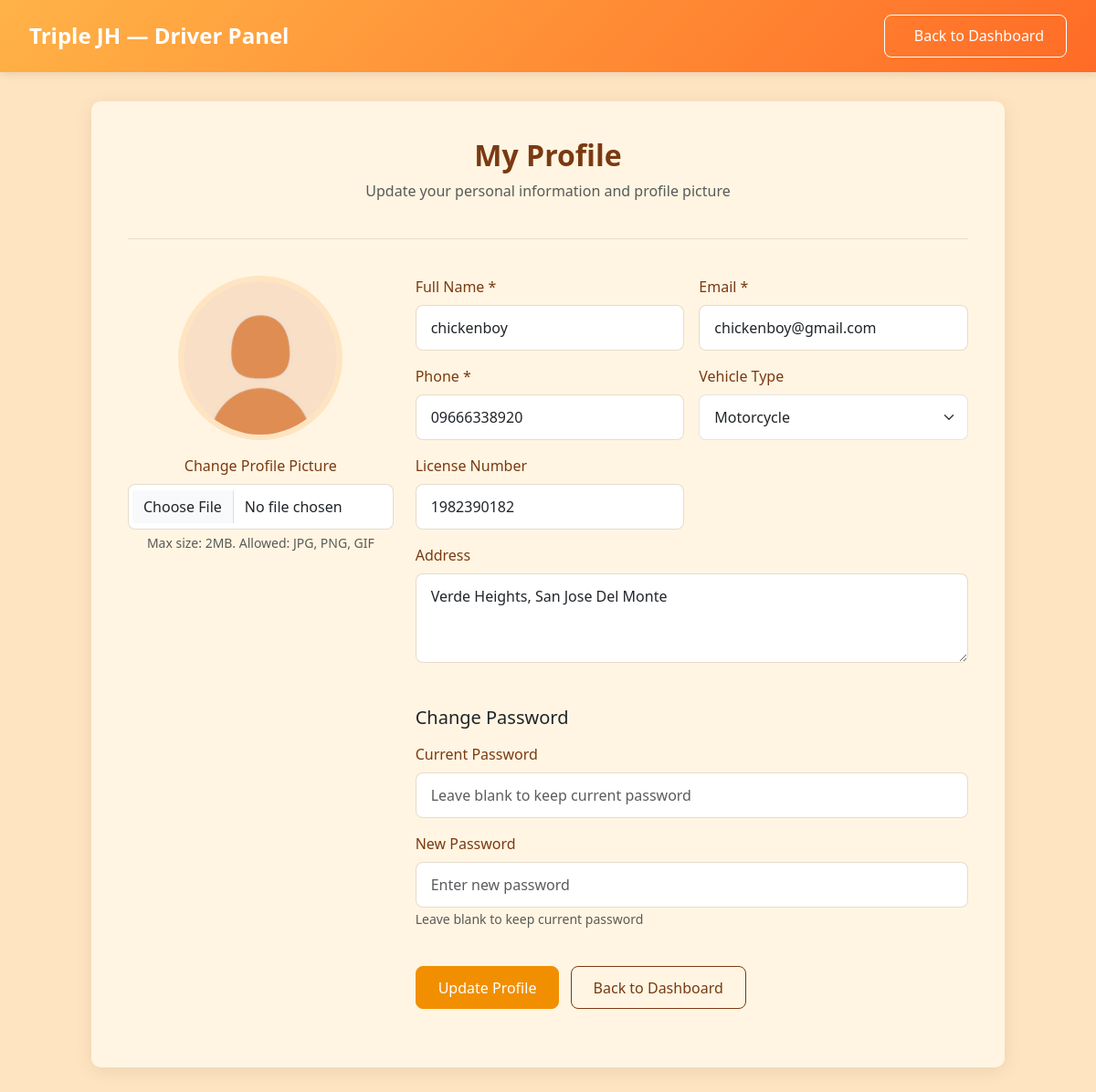
The app's page /drivers/driver_profile.php (signed in) with its own data.
### tables this page shows
CREATE TABLE `drivers` (
  `id` int(11) NOT NULL,
  `driver_code` varchar(50) NOT NULL,
  `name` varchar(100) NOT NULL,
  `email` varchar(150) NOT NULL,
  `phone` varchar(30) NOT NULL,
  `password` varchar(255) NOT NULL,
  `profile_picture` varchar(255) DEFAULT 'img/profile_pic/default.png',
  `vehicle_type` varchar(50) DEFAULT NULL,
  `license_no` varchar(100) DEFAULT NULL,
  `address` text DEFAULT NULL,
  `is_active` tinyint(1) DEFAULT 1,
  `date_joined` timestamp NOT NULL DEFAULT current_timestamp(),
  `created_at` timestamp NOT NULL DEFAULT current_timestamp(),
  `updated_at` timestamp NOT NULL DEFAULT current_timestamp() ON UPDATE current_timestamp()
);

### drivers/driver_profile.php (the view, shortened to what this page needs)
<?php
require_once('../config.php');
$driver_id = $_SESSION['driver_id'];
try {
    $query = "SELECT * FROM drivers WHERE id = ?";
    $stmt = $db->prepare($query);
    $stmt->execute([$driver_id]);
    $driver = $stmt->fetch(PDO::FETCH_ASSOC);
} catch (Exception $e) {
    $error = $e->getMessage();
    error_log('Driver Profile Error: ' . $error);
}
?>
<!DOCTYPE html>
<html lang="en">
<head>
    <link href="https://cdn.jsdelivr.net/npm/bootstrap@5.3.0/dist/css/bootstrap.min.css" rel="stylesheet">
</head>
<body>
    <div class="topbar">
        <div class="logo">Triple JH — Driver Panel</div>
        <div>
            <a href="../driver_dashboard.php" class="btn btn-outline-light">
                <i class="fas fa-arrow-left me-2"></i> Back to Dashboard
            </a>
        </div>
    </div>
    <div class="dashboard-container">
        <div class="content">
        <div class="profile-container">
            <div class="profile-header">
                <h2>My Profile</h2>
                <p class="text-muted">Update your personal information and profile picture</p>
            </div>
            <form method="POST" enctype="multipart/form-data" id="profileForm">
                <div class="row mb-4">
                    <div class="col-md-4 text-center">
                        <img src="../<?php echo htmlspecialchars($driver['profile_picture'] ?? 'img/profile_pic/default.png'); ?>"
                             alt="Profile Picture"
                             class="profile-picture mb-3"
                             onerror="this.src='../img/profile_pic/default.png'">
                        <div class="mb-3">
                            <label for="profile_picture" class="form-label">Change Profile Picture</label>
                            <input type="file" class="form-control" id="profile_picture" name="profile_picture" accept="image/*">
                            <div class="form-text">Max size: 2MB. Allowed: JPG, PNG, GIF</div>
                        </div>
                    </div>
                    <div class="col-md-8">
                        <div class="row g-3">
                            <div class="col-md-6">
                                <label for="name" class="form-label">Full Name *</label>
                                <input type="text" class="form-control" id="name" name="name"
                                       value="<?php echo htmlspecialchars($driver['name']); ?>" required>
                            </div>
                            <div class="col-md-6">
                                <label for="email" class="form-label">Email *</label>
                                <input type="email" class="form-control" id="email" name="email"
                                       value="<?php echo htmlspecialchars($driver['email']); ?>" required>
                            </div>
                            <div class="col-md-6">
                                <label for="phone" class="form-label">Phone *</label>
                                <input type="tel" class="form-control" id="phone" name="phone"
                                       value="<?php echo htmlspecialchars($driver['phone']); ?>" required>
                            </div>
                            <div class="col-md-6">
                                <label for="vehicle_type" class="form-label">Vehicle Type</label>
                                <select class="form-select" id="vehicle_type" name="vehicle_type">
                                    <option value="Motorcycle" <?php echo ($driver['vehicle_type'] ?? '') === 'Motorcycle' ? 'selected' : ''; ?>>Motorcycle</option>
                                </select>
                            </div>
                            <div class="col-md-6">
                                <label for="license_no" class="form-label">License Number</label>
                                <input type="text" class="form-control" id="license_no" name="license_no"
                                       value="<?php echo htmlspecialchars($driver['license_no'] ?? ''); ?>">
                            </div>
                            <div class="col-12">
                                <label for="address" class="form-label">Address</label>
                                <textarea class="form-control" id="address" name="address" rows="3"><?php
                                    echo htmlspecialchars($driver['address'] ?? '');
                                ?></textarea>
                            </div>
                            <div class="col-12 mt-4">
                                <h5 class="mt-4 mb-3">Change Password</h5>
                                <div class="mb-3">
                                    <label for="current_password" class="form-label">Current Password</label>
                                    <input type="password" class="form-control" id="current_password" name="current_password" placeholder="Leave blank to keep current password">
                                </div>
                                <div class="mb-3">
                                    <label for="password" class="form-label">New Password</label>
                                    <input type="password" class="form-control" id="password" name="password" placeholder="Enter new password">
                                    <small class="text-muted">Leave blank to keep current password</small>
                                </div>
                            </div>
                            <div class="col-12 mt-4">
                                <button type="submit" class="btn btn-primary px-4">Update Profile</button>
                                <a href="../driver_dashboard.php" class="btn btn-outline-secondary ms-2">Back to Dashboard</a>
                            </div>
                        </div>
                    </div>
                </div>
            </form>
        </div>
    </div>
</body>
</html>

### drivers/driver_profile.php (style rules this page uses)
:root { --sunset-gradient-start: #ffb347; --sunset-gradient-end: #ff6b26; --rich-amber: #f18f01; --buttered-sand: #ffe4c1; --deep-chestnut: #7a3a12; --spark-gold: #f9a219; --cream-panel: #fff5e2; --accent-light: #fff7e3; }
body { background-color: var(--buttered-sand); font-family: 'Segoe UI', Tahoma, Geneva, Verdana, sans-serif; margin: 0; padding: 0; min-height: 100vh; }
.topbar { background: linear-gradient(135deg, var(--sunset-gradient-start), var(--sunset-gradient-end)); color: white; padding: 1rem 2rem; display: flex; justify-content: space-between; align-items: center; box-shadow: 0 2px 10px rgba(0, 0, 0, 0.1); }
.logo { font-size: 1.5rem; font-weight: 600; color: white; }
.dashboard-container { display: flex; min-height: calc(100vh - 70px); }
.content { flex: 1; padding: 2rem; }
.profile-container { max-width: 1000px; margin: 0 auto; background: var(--cream-panel); border-radius: 10px; box-shadow: 0 4px 20px rgba(0, 0, 0, 0.08); padding: 2.5rem; }
.profile-header { text-align: center; margin-bottom: 2.5rem; padding-bottom: 1.5rem; border-bottom: 1px solid rgba(0, 0, 0, 0.1); }
.profile-header h2 { color: var(--deep-chestnut); font-weight: 600; margin-bottom: 0.5rem; }
.profile-picture { width: 180px; height: 180px; border-radius: 50%; object-fit: cover; border: 6px solid var(--buttered-sand); margin: 0 auto 1.5rem; display: block; transition: all 0.3s ease; }
.form-label { font-weight: 500; color: var(--deep-chestnut); margin-bottom: 0.5rem; }
.form-control, .form-select { border: 1px solid rgba(0, 0, 0, 0.1); padding: 0.75rem 1rem; border-radius: 8px; transition: all 0.3s ease; }
.btn { padding: 0.65rem 1.5rem; border-radius: 8px; font-weight: 500; transition: all 0.3s ease; }
.btn-primary { background-color: var(--rich-amber); border-color: var(--rich-amber); }
.btn-outline-light { color: white; border-color: white; }
.btn-outline-secondary { border-color: var(--deep-chestnut); color: var(--deep-chestnut); }

### records on screen
drivers: profile_picture (placeholder picture), name "chickenboy", email "chickenboy@gmail.com", phone "09666338920", vehicle_type "Motorcycle", license_no "1982390182", address "Verde Heights, San Jose Del Monte"
